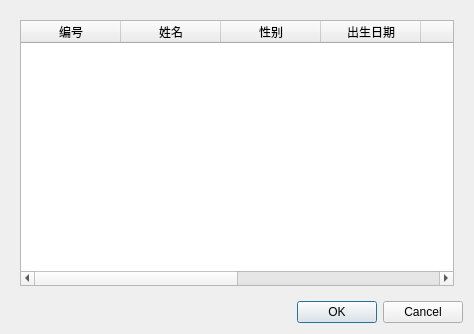
<?xml version="1.0" encoding="UTF-8"?>
<ui version="4.0">
 <class>SearchResultDialog</class>
 <widget class="QDialog" name="SearchResultDialog">
  <property name="geometry">
   <rect>
    <x>0</x>
    <y>0</y>
    <width>474</width>
    <height>334</height>
   </rect>
  </property>
  <property name="windowTitle">
   <string>Dialog</string>
  </property>
  <layout class="QVBoxLayout" name="verticalLayout">
   <item>
    <widget class="QStackedWidget" name="stackedWidget">
     <widget class="QWidget" name="page">
      <layout class="QHBoxLayout" name="horizontalLayout">
       <item>
        <widget class="QTableWidget" name="tableWidget">
         <column>
          <property name="text">
           <string>编号</string>
          </property>
         </column>
         <column>
          <property name="text">
           <string>姓名</string>
          </property>
         </column>
         <column>
          <property name="text">
           <string>性别</string>
          </property>
         </column>
         <column>
          <property name="text">
           <string>出生日期</string>
          </property>
         </column>
         <column>
          <property name="text">
           <string>职称</string>
          </property>
         </column>
         <column>
          <property name="text">
           <string>最后学历</string>
          </property>
         </column>
         <column>
          <property name="text">
           <string>工资</string>
          </property>
         </column>
         <column>
          <property name="text">
           <string>婚否</string>
          </property>
         </column>
        </widget>
       </item>
      </layout>
     </widget>
     <widget class="QWidget" name="page_2"/>
    </widget>
   </item>
   <item>
    <widget class="QDialogButtonBox" name="buttonBox">
     <property name="orientation">
      <enum>Qt::Horizontal</enum>
     </property>
     <property name="standardButtons">
      <set>QDialogButtonBox::Cancel|QDialogButtonBox::Ok</set>
     </property>
    </widget>
   </item>
  </layout>
 </widget>
 <resources/>
 <connections>
  <connection>
   <sender>buttonBox</sender>
   <signal>accepted()</signal>
   <receiver>SearchResultDialog</receiver>
   <slot>accept()</slot>
   <hints>
    <hint type="sourcelabel">
     <x>248</x>
     <y>254</y>
    </hint>
    <hint type="destinationlabel">
     <x>157</x>
     <y>274</y>
    </hint>
   </hints>
  </connection>
  <connection>
   <sender>buttonBox</sender>
   <signal>rejected()</signal>
   <receiver>SearchResultDialog</receiver>
   <slot>reject()</slot>
   <hints>
    <hint type="sourcelabel">
     <x>316</x>
     <y>260</y>
    </hint>
    <hint type="destinationlabel">
     <x>286</x>
     <y>274</y>
    </hint>
   </hints>
  </connection>
 </connections>
</ui>
